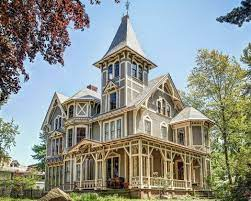
#> input picture homeImage.jpeg, 251 x 201 px
$ python manipulating_pixels.py
#> lines starting #> are read from the running program, lines starting #| are printed output that depends on the picture; after the words box and inside, x2 and y2 are one past the last pixel; in counts of white or black regions, pixels touching at a corner belong together
# Import Required Packages
import cv2

# Create a variable containing the path to the image
image_path = 'homeImage.jpeg'

# Read the image from the Disk
image = cv2.imread(image_path)
#> image is the input picture: shape (201, 251, 3); mean B, G, R 138.4, 145.7, 140.8

# Display the Original Image on the Screen
cv2.imshow('Original Image', image)
cv2.waitKey(0)

# Now Let's get access to a specific pixel in the image
(b, g, r) = image[0, 0]
#> b = 0; g = 3; r = 0
print('The value of the Red channel of Pixel (0, 0) is: ', r)
#| The value of the Red channel of Pixel (0, 0) is:  0
print('The value of the Green channel of Pixel (0, 0) is: ', g)
#| The value of the Green channel of Pixel (0, 0) is:  3
print('The value of the Blue channel of Pixel (0, 0) is: ', b)
#| The value of the Blue channel of Pixel (0, 0) is:  0

print('*****-----*****-----*****-----*****-----*****-----')

# Now Let's manipulate this Pixel
image[0, 0] = (0, 255, 0)
#> image: shape (201, 251, 3); under 0.01% of pixels changed, all inside (x1, y1, x2, y2) = (0, 0, 1, 1)
cv2.imshow('Manipulated Image', image)
cv2.waitKey(0)
(b, g, r) = image[0, 0]
#> g = 255
print('The value of the Red channel of Pixel (0, 0) is: ', r)
#| The value of the Red channel of Pixel (0, 0) is:  0
print('The value of the Green channel of Pixel (0, 0) is: ', g)
#| The value of the Green channel of Pixel (0, 0) is:  255
print('The value of the Blue channel of Pixel (0, 0) is: ', b)
#| The value of the Blue channel of Pixel (0, 0) is:  0

# Accessing a bigger portion of an Image
corner = image[0:100, 0:100]
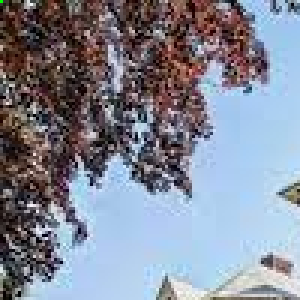
#> corner: shape (100, 100, 3) (shown 3 times larger); mean B, G, R 150.4, 135.9, 130.7
cv2.imshow('Portion of the Image', corner)
cv2.waitKey(0)

# Manipulating this Portion of the Image
image[0:50, 0:100] = (0, 0, 255)
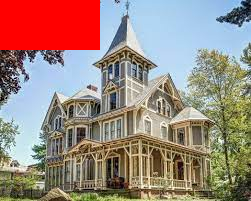
#> image: shape (201, 251, 3); mean B, G, R 127.4, 135.5, 155.2
cv2.imshow('Updated Image', image)
cv2.waitKey(0)

$ run again, with appels.jpeg copied over homeImage.jpeg
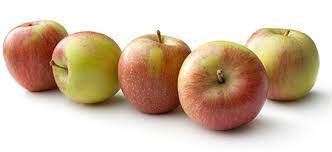
#> input picture appels.jpeg, 332 x 152 px
#> image is the input picture: shape (152, 332, 3); mean B, G, R 167.7, 188.9, 209.8
#> `(b, g, r) = image[0, 0]`: b = 255
#| The value of the Red channel of Pixel (0, 0) is:  255
#| The value of the Green channel of Pixel (0, 0) is:  255
#| The value of the Blue channel of Pixel (0, 0) is:  255
#> `(b, g, r) = image[0, 0]`: b = 0
#| The value of the Red channel of Pixel (0, 0) is:  0
#| The value of the Green channel of Pixel (0, 0) is:  255
#| The value of the Blue channel of Pixel (0, 0) is:  0
#> `corner = image[0:100, 0:100]`:
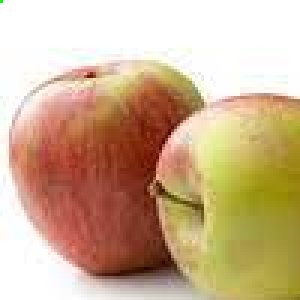
#> corner: shape (100, 100, 3) (shown 3 times larger); mean B, G, R 145.3, 177.1, 205.3
#> `image[0:50, 0:100] = (0, 0, 255)`:
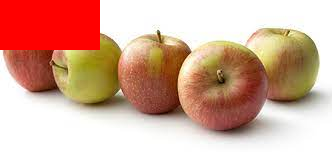
#> image: shape (152, 332, 3); mean B, G, R 148.9, 168.2, 212.4
